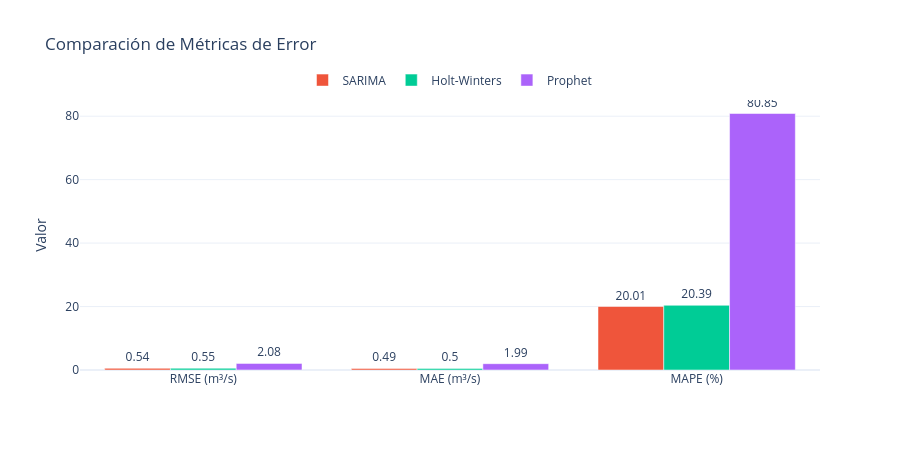

This figure's notebook cell:
### Markdown cell above
## 8. Tabla Comparativa de Métricas

Consolidamos **RMSE**, **MAE** y **MAPE** de los tres modelos para identificar el mejor candidato de pronóstico.

| Métrica | Definición |
|---------|-----------|
| **RMSE** | Raíz del error cuadrático medio — penaliza errores grandes |
| **MAE**  | Error absoluto medio — interpretación directa en m³/s |
| **MAPE** | Error porcentual absoluto medio — independiente de escala |

### Code cell
# Tabla resumen de métricas
metricas = pd.DataFrame({
    "Modelo": ["SARIMA", "Holt-Winters", "Prophet"],
    "RMSE (m³/s)": [rmse_s, rmse_hw, rmse_pr],
    "MAE (m³/s)":  [mae_s,  mae_hw,  mae_pr],
    "MAPE (%)":    [mape_s, mape_hw, mape_pr],
}).set_index("Modelo")

# Resaltar el mejor modelo por cada métrica
mejor_modelo = metricas.idxmin()
print("🏆 Mejor modelo por métrica:")
for metrica, modelo in mejor_modelo.items():
    print(f"   {metrica}: {modelo}")
print()
display(metricas.round(4).style.highlight_min(axis=0, color="#d4edda"))

# Gráfico de barras agrupadas
fig_bar = go.Figure()
colores = {"SARIMA": "#EF553B", "Holt-Winters": "#00CC96", "Prophet": "#AB63FA"}

for modelo in metricas.index:
    fig_bar.add_trace(go.Bar(
        name=modelo,
        x=metricas.columns,
        y=metricas.loc[modelo],
        marker_color=colores[modelo],
        text=metricas.loc[modelo].round(2),
        textposition="outside",
    ))

fig_bar.update_layout(
    title="Comparación de Métricas de Error",
    barmode="group",
    yaxis_title="Valor",
    template="plotly_white",
    height=450,
    legend=dict(orientation="h", yanchor="bottom", y=1.02, xanchor="center", x=0.5),
)
fig_bar.show()

### Figure 1 — Plotly figure (JSON) as saved in the notebook; plotly's stock layout.template omitted (floating-point values rounded to 4 significant figures)
{"data": [{"marker": {"color": "#EF553B"}, "name": "SARIMA", "text": [0.54, 0.49, 20.01], "textposition": "outside", "type": "bar", "x": ["RMSE (m³/s)", "MAE (m³/s)", "MAPE (%)"], "y": [0.5358, 0.4907, 20.01]}, {"marker": {"color": "#00CC96"}, "name": "Holt-Winters", "text": [0.55, 0.5, 20.39], "textposition": "outside", "type": "bar", "x": ["RMSE (m³/s)", "MAE (m³/s)", "MAPE (%)"], "y": [0.5471, 0.4985, 20.39]}, {"marker": {"color": "#AB63FA"}, "name": "Prophet", "text": [2.08, 1.99, 80.85], "textposition": "outside", "type": "bar", "x": ["RMSE (m³/s)", "MAE (m³/s)", "MAPE (%)"], "y": [2.08, 1.992, 80.85]}], "layout": {"barmode": "group", "height": 450, "legend": {"orientation": "h", "x": 0.5, "xanchor": "center", "y": 1.02, "yanchor": "bottom"}, "title": {"text": "Comparación de Métricas de Error"}, "yaxis": {"title": {"text": "Valor"}}}}
